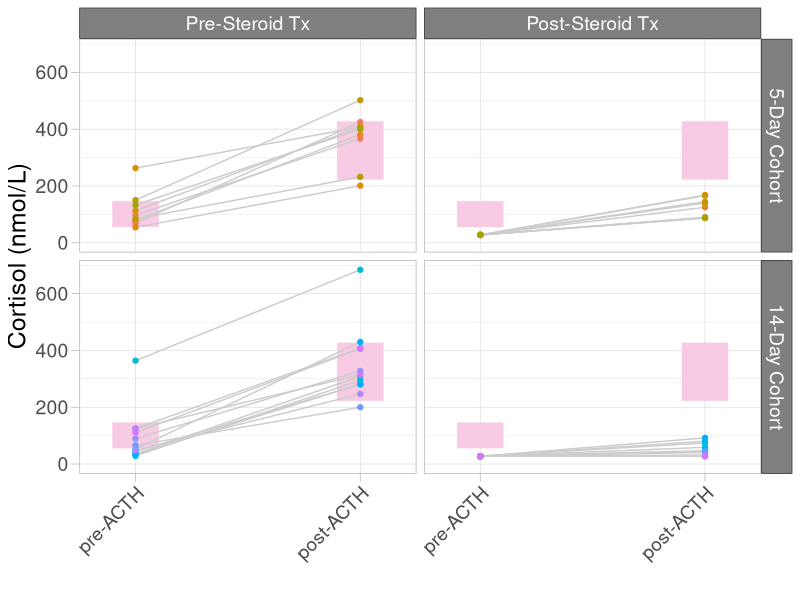
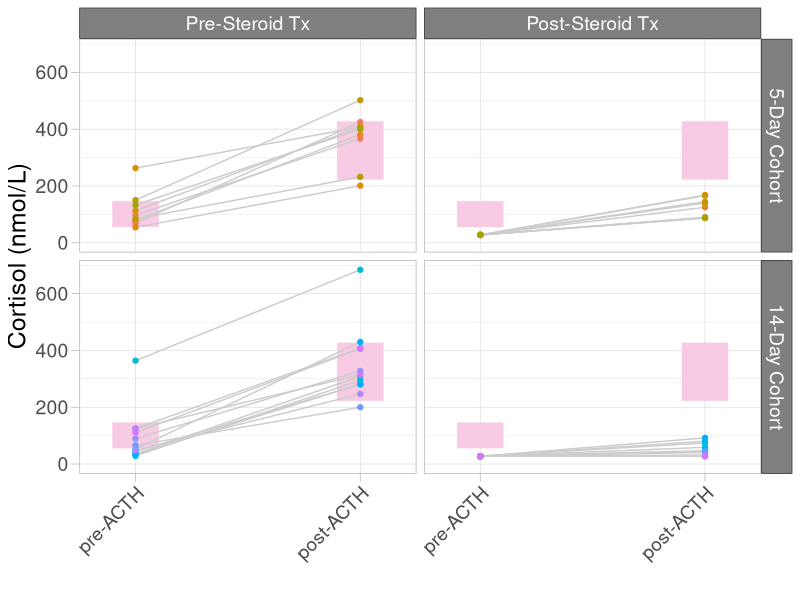

Source code (R) for these figures, in order:
library(ggplot2)

df <- read.csv("cortisol.data.file.csv",stringsAsFactors = FALSE)
df$Cortisol.Value_f <- sapply(df$Cortisol.Value,function(i) if(i == "<lloq"){27.6}else{as.numeric(i)})
df$Cohort <- ordered(df$Cohort,levels=c("5-Day Cohort","14-Day Cohort"))
df$ACTH <- ordered(df$ACTH, levels=c("pre-ACTH","post-ACTH"))
df$Steroid <- ordered(df$Steroid,levels=c("Pre-Steroid Tx","Post-Steroid Tx"))

df_ref <- data.frame(
  "ACTH"=c(rep("pre-ACTH",4),rep("post-ACTH",4)),
  "Steroid"=c(rep("Pre-Steroid Tx",2),rep("Post-Steroid Tx",2),rep("Pre-Steroid Tx",2),rep("Post-Steroid Tx",2)),
  "Cohort"=rep(c("5-Day Cohort","14-Day Cohort"),times=4),
  "Lower"=c(rep(58,4),rep(225,4)),
  "Upper"=c(rep(144,4),rep(425,4))
)
df_ref$Cortisol.Value_f <- 0
df_ref$Patient <- "P00"
df_ref$Cohort <- ordered(df_ref$Cohort,levels=c("5-Day Cohort","14-Day Cohort"))
df_ref$ACTH <- ordered(df_ref$ACTH, levels=c("pre-ACTH","post-ACTH"))
df_ref$Steroid <- ordered(df_ref$Steroid,levels=c("Pre-Steroid Tx","Post-Steroid Tx"))


my_theme <- theme(strip.background=element_rect(fill="gray50",color="gray20"),
                  strip.text.x=element_text(size=14,color="white"),
                  strip.text.y=element_text(size=14,color="white"))+
            theme(axis.title= element_text(size = 18))+
            theme(axis.text = element_text(size = 14))+
            theme(axis.ticks.length=unit(0.2,"cm"))

p <- ggplot(df,aes(ACTH,Cortisol.Value_f,group=Patient))+
  facet_grid(Cohort~Steroid,scales = "free_x")+
  scale_x_discrete(expand = c(0.25,0))+
  geom_rect(data=df_ref,aes(xmin=as.numeric(ACTH)-0.1,xmax=as.numeric(ACTH)+0.1,ymin=Lower,ymax=Upper),fill="#f8cae3",color="#f8cae3")+
  geom_line(color="gray80")+
  geom_point(aes(color=Patient))+
  theme_light()+
  xlab("")+
  ylab("Cortisol (nmol/L)")+
  my_theme+
  theme(axis.text.x = element_text(angle = 45, hjust = 1))+
  theme(legend.position = "none")
p
ggsave("steroid_trial_cortisol.png",dpi=300,plot=p,width = 5.22,height=5.06)
